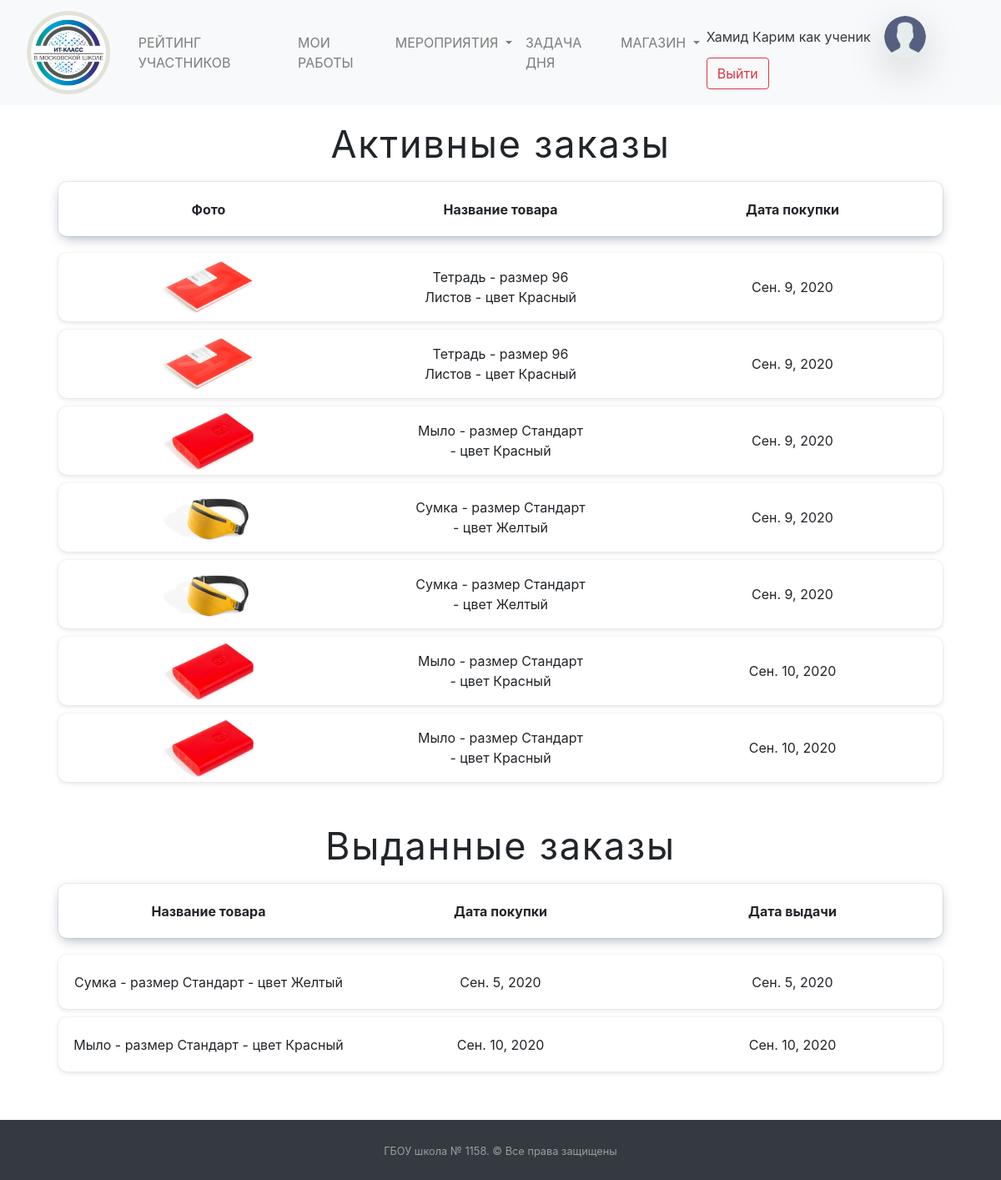
Page /market/bought_product_list/ (signed in) on the earlier database version.
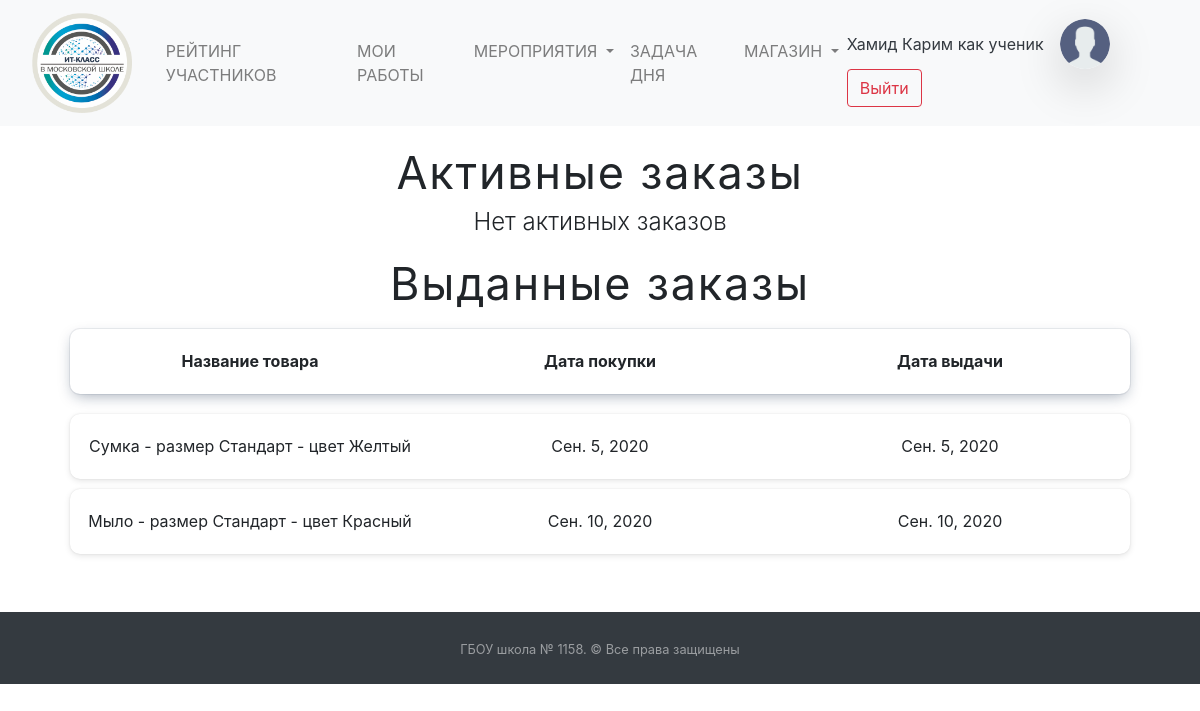
Same page on the later database version.
### market/models.py (models this page shows, shortened)
class BoughtProduct(models.Model):
    customer = models.ForeignKey(Puples, verbose_name="Покупатель товара", on_delete=models.SET_NULL, null=True)
    main_product = models.ForeignKey(MarketProduct, verbose_name="Ссылка на основной товар", on_delete=models.CASCADE)
    connected_event = models.ForeignKey(Events, verbose_name="Ссылка на Event с этой покупкой", on_delete=models.CASCADE, default=None)
    bought_date = models.DateField("Дата покупки", auto_now_add=True)
    given_date = models.DateField("Дата выдачи товара", null=True)
    given = models.BooleanField("Выдан ли товар покупателю", default=False)
    class Meta:
        verbose_name = "Заказ/купленный товар"
        verbose_name_plural = "Заказы и купленные товары"

class MarketProduct(models.Model):
    product_name = models.CharField(verbose_name="Название товара", max_length=200)
    product_size = models.CharField(verbose_name="Размер товара", default="Стандарт", max_length=200)
    product_color = models.CharField(verbose_name="Цвет товара", default="Не указан", max_length=200)
    product_photo = models.ImageField("Фотография товара", upload_to="products_photo/", blank=True)
    remained_amount = models.PositiveIntegerField("Количество оставшегося товара", null=False)
    price = models.PositiveIntegerField("Цена товара", null=False)
    def __str__(self):
        return f"{self.product_name}\t-\tразмер {self.product_size}\t-\tцвет {self.product_color}"
    class Meta:
        verbose_name = "Товар"
        verbose_name_plural = "Товары"

### market/views.py (the view, shortened to what this page needs)
# urls.py: path('bought_product_list/', views.BoughtProductList.as_view(), name='Каталог купленных товаров'),
class BoughtProductList(HeaderNotificationsCounter, LoginRequiredMixin, ListView):
    template_name = "market/product_check_list.html"
    model = BoughtProduct
    login_url = "/login/"
    def get_context_data(self, **kwargs):
        context = super(BoughtProductList, self).get_context_data(**kwargs)
        if self.request.user.is_superuser:
            context["not_given_product_list"] = BoughtProduct.objects.filter(given=0)
            context["given_product_list"] = BoughtProduct.objects.filter(given=1)
        else:
            context["not_given_product_list"] = BoughtProduct.objects.filter(given=0, customer=self.request.user.puples)
            context["given_product_list"] = BoughtProduct.objects.filter(given=1, customer=self.request.user.puples)
        return context

### mainapp/addons_python/views_addons_classes.py (called while the page is built)
    def get_context_data(self, *, object_list=None, **kwargs):
        context = super().get_context_data(**kwargs)
        context['events_new'] = Events.objects.filter(check=False).count()
        context['applicants_count'] = Puples.objects.filter(
            status="APP").count()
        return context

### templates/market/product_check_list.html (shortened to what this page needs)
{% extends  'base.html' %}
{% load static %}
{% block main %}
    <h2 style="font-size: 45px;font-weight: 400;letter-spacing: 0.04em;margin-top: 20px;" class="text-center">
        Активные заказы
    </h2>
    {% if not_given_product_list %}
        <table class="product-list active-products-list p-0">
            <thead class="text-center">
                <tr style="box-shadow: 0 0 0 1px rgba(13,35,67,.07),0 5px 15px -4px rgba(13,35,67,.4);">
                    <th scope="col">Фото</th>
                    <th scope="col">Название товара</th>
                    <th scope="col">Дата покупки</th>
                </tr>
            </thead>
            <tbody>
                {% for product in not_given_product_list %}
                    <tr>
                        <td><img style="height: 70px;" src="{{ product.main_product.product_photo.url }}" alt="{{ product.main_product.product_name }}"></td>
                        <td>{{ product.main_product }}</td>
                        <td>{{ product.bought_date }}</td>
                    </tr>
                {% endfor %}
            </tbody>
        </table>
    {% else %}
    <h4 style="font-weight: 300;" class="text-center">
        Нет активных заказов
    </h4>
    {% endif %}
    <h2 class="text-center" style="font-size: 45px;font-weight: 400;letter-spacing: 0.04em;margin-top: 20px;">
        Выданные заказы
    </h2>
    {% if given_product_list %}
        <table class="product-list products-history p-0">
            <thead class="text-center">
            <tr style="box-shadow: 0 0 0 1px rgba(13,35,67,.07),0 5px 15px -4px rgba(13,35,67,.4);">
                <th scope="col">Название товара</th>
                <th scope="col">Дата покупки</th>
                <th scope="col">Дата выдачи</th>
            </tr>
            </thead>
            <tbody>
            {% for product in given_product_list %}
                {% if product.customer.id == user.puples.id or request.user.is_superuser %}
                    <tr>
                        <td>{{ product.main_product }}</td>
                        <td>{{ product.bought_date }}</td>
                        <td>{{ product.given_date }}</td>
                    </tr>
                {% endif %}
            {% endfor %}
            </tbody>
        </table>
    {% else %}
        <h4 style="font-weight: 300;" class="text-center">
            Нет выданных заказов
        </h4>
    {% endif %}
{% endblock %}

Differences in the rows shown:
removed BoughtProduct: main_product.product_photo (picture), main_product "Тетрадь - размер 96 Листов - цвет Красный", bought_date "Сен. 9, 2020", shown under "Активные заказы"
removed BoughtProduct: main_product.product_photo (picture), main_product "Тетрадь - размер 96 Листов - цвет Красный", bought_date "Сен. 9, 2020", shown under "Активные заказы"
removed BoughtProduct: main_product.product_photo (picture), main_product "Мыло - размер Стандарт - цвет Красный", bought_date "Сен. 9, 2020", shown under "Активные заказы"
removed BoughtProduct: main_product.product_photo (picture), main_product "Сумка - размер Стандарт - цвет Желтый", bought_date "Сен. 9, 2020", shown under "Активные заказы"
removed BoughtProduct: main_product.product_photo (picture), main_product "Сумка - размер Стандарт - цвет Желтый", bought_date "Сен. 9, 2020", shown under "Активные заказы"
removed BoughtProduct: main_product.product_photo (picture), main_product "Мыло - размер Стандарт - цвет Красный", bought_date "Сен. 10, 2020", shown under "Активные заказы"
removed BoughtProduct: main_product.product_photo (picture), main_product "Мыло - размер Стандарт - цвет Красный", bought_date "Сен. 10, 2020", shown under "Активные заказы"
Other differences:
text no longer shown: "Фото Название товара Дата покупки"
text now shown: "Нет активных заказов"
